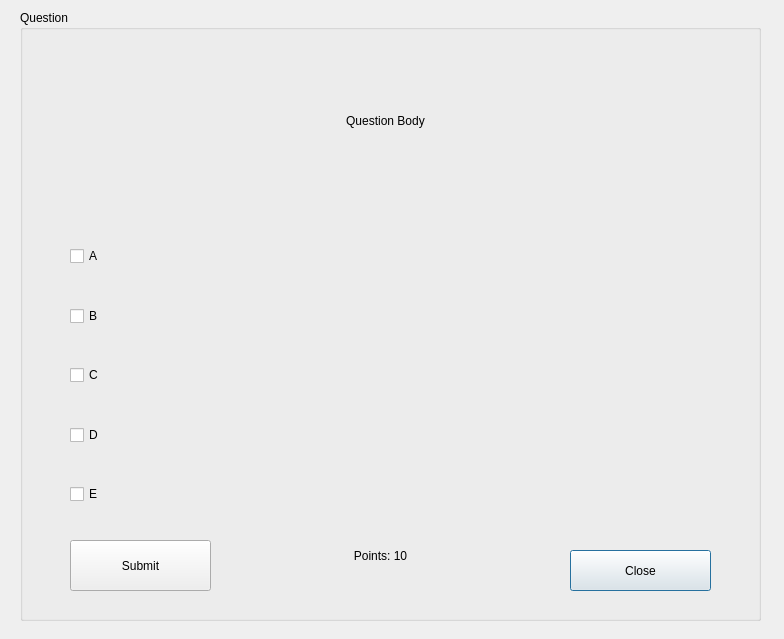
<?xml version="1.0" encoding="UTF-8"?>
<ui version="4.0">
 <class>MultipleAnswersQuestionDialog</class>
 <widget class="QDialog" name="MultipleAnswersQuestionDialog">
  <property name="geometry">
   <rect>
    <x>0</x>
    <y>0</y>
    <width>784</width>
    <height>639</height>
   </rect>
  </property>
  <property name="windowTitle">
   <string>Dialog</string>
  </property>
  <widget class="QGroupBox" name="groupBox">
   <property name="geometry">
    <rect>
     <x>20</x>
     <y>10</y>
     <width>741</width>
     <height>611</height>
    </rect>
   </property>
   <property name="title">
    <string>Question</string>
   </property>
   <widget class="QLabel" name="label">
    <property name="geometry">
     <rect>
      <x>70</x>
      <y>30</y>
      <width>591</width>
      <height>161</height>
     </rect>
    </property>
    <property name="text">
     <string>Question Body</string>
    </property>
    <property name="alignment">
     <set>Qt::AlignCenter</set>
    </property>
    <property name="wordWrap">
     <bool>true</bool>
    </property>
   </widget>
   <widget class="QLabel" name="label_2">
    <property name="geometry">
     <rect>
      <x>280</x>
      <y>530</y>
      <width>161</width>
      <height>31</height>
     </rect>
    </property>
    <property name="text">
     <string>Points: 10</string>
    </property>
    <property name="alignment">
     <set>Qt::AlignCenter</set>
    </property>
   </widget>
   <widget class="QPushButton" name="pushButton">
    <property name="geometry">
     <rect>
      <x>550</x>
      <y>540</y>
      <width>141</width>
      <height>41</height>
     </rect>
    </property>
    <property name="text">
     <string>Close</string>
    </property>
   </widget>
   <widget class="QWidget" name="layoutWidget">
    <property name="geometry">
     <rect>
      <x>50</x>
      <y>220</y>
      <width>631</width>
      <height>291</height>
     </rect>
    </property>
    <layout class="QVBoxLayout" name="verticalLayout">
     <item>
      <layout class="QHBoxLayout" name="horizontalLayout">
       <item>
        <widget class="QCheckBox" name="checkBox">
         <property name="sizePolicy">
          <sizepolicy hsizetype="Fixed" vsizetype="Fixed">
           <horstretch>0</horstretch>
           <verstretch>0</verstretch>
          </sizepolicy>
         </property>
         <property name="minimumSize">
          <size>
           <width>0</width>
           <height>0</height>
          </size>
         </property>
         <property name="text">
          <string>A</string>
         </property>
        </widget>
       </item>
       <item alignment="Qt::AlignHCenter|Qt::AlignVCenter">
        <widget class="QLabel" name="label_3">
         <property name="minimumSize">
          <size>
           <width>310</width>
           <height>50</height>
          </size>
         </property>
         <property name="text">
          <string/>
         </property>
         <property name="wordWrap">
          <bool>true</bool>
         </property>
        </widget>
       </item>
      </layout>
     </item>
     <item>
      <layout class="QHBoxLayout" name="horizontalLayout_2">
       <item>
        <widget class="QCheckBox" name="checkBox_2">
         <property name="sizePolicy">
          <sizepolicy hsizetype="Fixed" vsizetype="Fixed">
           <horstretch>0</horstretch>
           <verstretch>0</verstretch>
          </sizepolicy>
         </property>
         <property name="minimumSize">
          <size>
           <width>0</width>
           <height>0</height>
          </size>
         </property>
         <property name="text">
          <string>B</string>
         </property>
        </widget>
       </item>
       <item alignment="Qt::AlignHCenter|Qt::AlignVCenter">
        <widget class="QLabel" name="label_4">
         <property name="minimumSize">
          <size>
           <width>310</width>
           <height>50</height>
          </size>
         </property>
         <property name="text">
          <string/>
         </property>
         <property name="wordWrap">
          <bool>true</bool>
         </property>
        </widget>
       </item>
      </layout>
     </item>
     <item>
      <layout class="QHBoxLayout" name="horizontalLayout_3">
       <item>
        <widget class="QCheckBox" name="checkBox_3">
         <property name="sizePolicy">
          <sizepolicy hsizetype="Fixed" vsizetype="Fixed">
           <horstretch>0</horstretch>
           <verstretch>0</verstretch>
          </sizepolicy>
         </property>
         <property name="minimumSize">
          <size>
           <width>0</width>
           <height>0</height>
          </size>
         </property>
         <property name="text">
          <string>C</string>
         </property>
        </widget>
       </item>
       <item alignment="Qt::AlignHCenter|Qt::AlignVCenter">
        <widget class="QLabel" name="label_5">
         <property name="minimumSize">
          <size>
           <width>310</width>
           <height>50</height>
          </size>
         </property>
         <property name="text">
          <string/>
         </property>
         <property name="wordWrap">
          <bool>true</bool>
         </property>
        </widget>
       </item>
      </layout>
     </item>
     <item>
      <layout class="QHBoxLayout" name="horizontalLayout_4">
       <item>
        <widget class="QCheckBox" name="checkBox_4">
         <property name="sizePolicy">
          <sizepolicy hsizetype="Fixed" vsizetype="Fixed">
           <horstretch>0</horstretch>
           <verstretch>0</verstretch>
          </sizepolicy>
         </property>
         <property name="minimumSize">
          <size>
           <width>0</width>
           <height>0</height>
          </size>
         </property>
         <property name="text">
          <string>D</string>
         </property>
        </widget>
       </item>
       <item alignment="Qt::AlignHCenter|Qt::AlignVCenter">
        <widget class="QLabel" name="label_6">
         <property name="minimumSize">
          <size>
           <width>310</width>
           <height>50</height>
          </size>
         </property>
         <property name="text">
          <string/>
         </property>
         <property name="wordWrap">
          <bool>true</bool>
         </property>
        </widget>
       </item>
      </layout>
     </item>
     <item>
      <layout class="QHBoxLayout" name="horizontalLayout_5">
       <item>
        <widget class="QCheckBox" name="checkBox_5">
         <property name="sizePolicy">
          <sizepolicy hsizetype="Fixed" vsizetype="Fixed">
           <horstretch>0</horstretch>
           <verstretch>0</verstretch>
          </sizepolicy>
         </property>
         <property name="minimumSize">
          <size>
           <width>0</width>
           <height>0</height>
          </size>
         </property>
         <property name="text">
          <string>E</string>
         </property>
        </widget>
       </item>
       <item alignment="Qt::AlignHCenter|Qt::AlignVCenter">
        <widget class="QLabel" name="label_7">
         <property name="minimumSize">
          <size>
           <width>310</width>
           <height>50</height>
          </size>
         </property>
         <property name="text">
          <string/>
         </property>
         <property name="wordWrap">
          <bool>true</bool>
         </property>
        </widget>
       </item>
      </layout>
     </item>
    </layout>
   </widget>
   <widget class="QPushButton" name="pushButton_2">
    <property name="geometry">
     <rect>
      <x>50</x>
      <y>530</y>
      <width>141</width>
      <height>51</height>
     </rect>
    </property>
    <property name="text">
     <string>Submit</string>
    </property>
   </widget>
   <widget class="QLabel" name="label_8">
    <property name="geometry">
     <rect>
      <x>270</x>
      <y>560</y>
      <width>201</width>
      <height>41</height>
     </rect>
    </property>
    <property name="text">
     <string/>
    </property>
    <property name="alignment">
     <set>Qt::AlignCenter</set>
    </property>
   </widget>
  </widget>
 </widget>
 <resources/>
 <connections/>
</ui>
